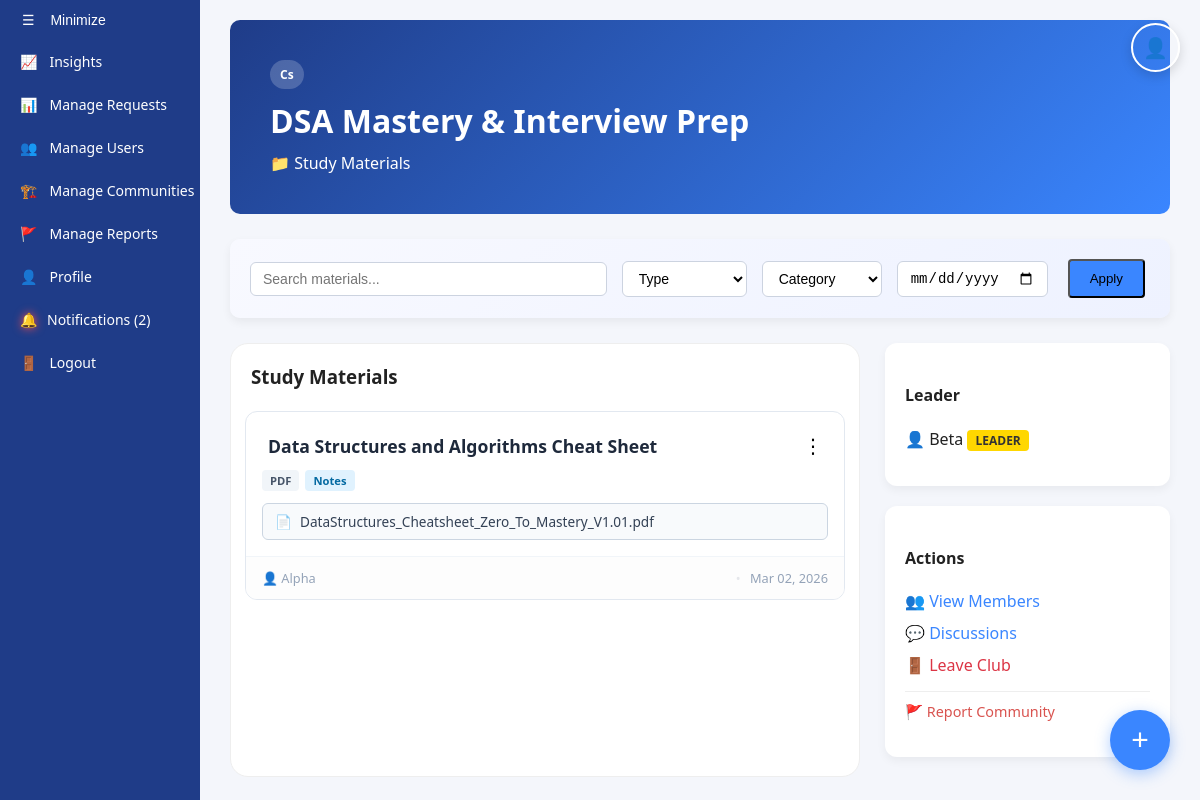
The page /views/studyMaterials.php?id=26 (signed in) on the database its author committed.
### tables this page shows
CREATE TABLE `communities` (
  `id` int(11) NOT NULL,
  `leader_name` varchar(100) NOT NULL,
  `leader_email` varchar(100) NOT NULL,
  `community_name` varchar(100) NOT NULL,
  `type` enum('club','study_group') NOT NULL,
  `category` varchar(50) NOT NULL,
  `description` text NOT NULL,
  `profile_pic` varchar(255) DEFAULT NULL,
  `purpose` text NOT NULL,
  `disband_reason` text DEFAULT NULL,
  `appeal` text DEFAULT NULL,
  `status` enum('pending','approved','rejected','disband_pending') NOT NULL DEFAULT 'pending',
  `created_at` timestamp NOT NULL DEFAULT current_timestamp(),
  `pending_leader` varchar(100) DEFAULT NULL
);

CREATE TABLE `studymaterial` (
  `id` int(11) NOT NULL,
  `community_id` int(11) NOT NULL,
  `title` varchar(255) NOT NULL,
  `description` text DEFAULT NULL,
  `type` enum('pdf','doc','ppt','video','image','other') DEFAULT 'other',
  `category` enum('notes','assignment','lecture','reference','exam','other') DEFAULT 'other',
  `original_name` varchar(255) DEFAULT NULL,
  `file_path` varchar(500) DEFAULT NULL,
  `uploaded_by` varchar(255) DEFAULT NULL,
  `uploaded_at` timestamp NOT NULL DEFAULT current_timestamp(),
  `status` enum('pending','approved','rejected') DEFAULT 'approved'
);

CREATE TABLE `users` (
  `id` int(11) NOT NULL,
  `fullname` varchar(100) NOT NULL,
  `email` varchar(100) NOT NULL,
  `google_id` varchar(255) DEFAULT NULL,
  `password` varchar(255) NOT NULL,
  `role` enum('user','admin') NOT NULL DEFAULT 'user',
  `created_at` timestamp NOT NULL DEFAULT current_timestamp(),
  `last_activity` datetime DEFAULT current_timestamp(),
  `ban_until` datetime DEFAULT NULL
);

### views/studyMaterials.php (the view, shortened to what this page needs)
<?php
include('../includes/db.php');
$user_email = $_SESSION['user'];
$club_id = isset($_GET['id']) ? (int)$_GET['id'] : 0;
$check_sql = "SELECT c.*,
             (SELECT COUNT(*) FROM members m WHERE m.community_id = c.id AND m.user_email = ?) as is_member
             FROM communities c
             WHERE c.id = ? AND c.status IN ('approved', 'disband_pending')";
$stmt = mysqli_prepare($conn, $check_sql);
mysqli_stmt_bind_param($stmt, "si", $user_email, $club_id);
mysqli_stmt_execute($stmt);
$check_res = mysqli_stmt_get_result($stmt);
$club = mysqli_fetch_assoc($check_res);
$is_leader = ($club['leader_email'] === $user_email);
$has_status = false;
$check_col = mysqli_query($conn, "SHOW COLUMNS FROM studymaterial LIKE 'status'");
if ($check_col && mysqli_num_rows($check_col) > 0) {
    $has_status = true;
}
$materials_sql = "SELECT sm.*, u.fullname AS uploader_name"
                  . ($has_status ? ", sm.status" : "") . "\n"
                  . "                  FROM studymaterial sm\n"
                  . "                  LEFT JOIN users u ON u.email = sm.uploaded_by\n"
                  . "                  WHERE sm.community_id = ?";
$params = [$club_id];
$types = "i";
$materials_sql .= " ";
if ($has_status) {
    $materials_sql .= " AND sm.status = 'approved'";
}
$materials_sql .= " ORDER BY sm.uploaded_at DESC";
$materials_stmt = mysqli_prepare($conn, $materials_sql);
$materials = false;
if ($materials_stmt) {
    mysqli_stmt_bind_param($materials_stmt, $types, ...$params);
    mysqli_stmt_execute($materials_stmt);
    $materials = mysqli_stmt_get_result($materials_stmt);
}
?>
<!DOCTYPE html>
<html lang="en">
<head>
    <link rel="stylesheet" href="../assets/css/tab_system.css?v=<?php echo time(); ?>">
    <link rel="stylesheet" href="../assets/css/studyMaterials.css?v=<?php echo time(); ?>">
    <link rel="stylesheet" href="../assets/css/club_dashboard.css?v=<?php echo time(); ?>">
    <link rel="stylesheet" href="../assets/css/toast.css?v=<?php echo time(); ?>">
</head>
<body>
<?php include '../includes/navbar.php' ?>
<div class="main-content" id="main">
    <div class="club-banner">
        <div style="display:flex; justify-content:space-between; align-items:flex-start; gap: 12px;">
            <div>
                <div class="sm-badge"><?php echo ucfirst($club['category']); ?></div>
                <h1 style="margin: 10px 0;"><?php echo htmlspecialchars($club['community_name']); ?></h1>
                <p style="margin: 0;">📁 Study Materials</p>
            </div>
        </div>
    </div>
    <?php include '../includes/filter_component.php'; ?>
    <div class="dashboard-grid">
        <div class="sm-card">
            <div class="sm-card-header">
                <h3>Study Materials</h3>
            </div>
            <?php
                $combined = [];
                if ($materials && mysqli_num_rows($materials) > 0) {
                    while ($row = mysqli_fetch_assoc($materials)) {
                        $row['source'] = 'studymaterial';
                        $combined[] = $row;
                    }
                }
                usort($combined, function($a, $b){
                    $ta = strtotime($a['uploaded_at'] ?? 0);
                    $tb = strtotime($b['uploaded_at'] ?? 0);
                    return $tb <=> $ta;
                });
                if (count($combined) > 0):
            ?>
                <div class="sm-card-grid">
                    <?php foreach($combined as $m):
                    ?>
                        <div class="sm-material-card" id="material_<?php echo $m['id']; ?>">
                            <div class="sm-card-body">
                                <div class="sm-card-header">
                                    <div class="sm-options" style="float: right;">
                                        <button class="sm-dots-btn" onclick="toggleMenu(event, <?php echo $m['id']; ?>)">⋮</button>
                                    </div>
                                    <h3 class="sm-title"><?php echo htmlspecialchars($m['title']); ?></h3>
                                    <div class="sm-badges">
                                        <span class="sm-badge-type">
                                            <?php echo strtoupper(htmlspecialchars($m['type'] ?? 'other')); ?>
                                        </span>
                                        <span class="sm-badge-category">
                                            <?php echo ucfirst(htmlspecialchars($m['category'] ?? 'other')); ?>
                                        </span>
                                    </div>
                                </div>
                                <div class="sm-file-section">
                                    <?php if (!empty($m['file_path'])): ?>
                                        <a class="sm-download-btn" href="<?php echo htmlspecialchars($m['file_path']); ?>" target="_blank">
                                            <span class="icon">📄</span>
                                            <?php echo htmlspecialchars($m['original_name'] ?: 'View Material'); ?>
                                        </a>
                                    <?php else: ?>
                                        <span class="sm-muted">No file available</span>
                                    <?php endif; ?>
                                </div>
                            </div>
                            <div class="sm-card-footer">
                                <div class="sm-uploader">
                                    <span class="user-icon">👤</span>
                                    <?php echo htmlspecialchars($m['uploader_name'] ?? 'Unknown'); ?>
                                </div>
                                <div class="sm-date">
                                    <?php echo date('M d, Y', strtotime($m['uploaded_at'])); ?>
                                </div>
                            </div>
                        </div>
                    <?php endforeach; ?>
                </div>
            <?php else: ?>
                <p class="sm-empty">No study materials shared yet.</p>
            <?php endif; ?>
        </div>
        <div class="club-sidebar">
            <div class="feed-card">
                <h4>Leader</h4>
                <p>👤 <?php echo htmlspecialchars($club['leader_name']); ?> <span class="leader-badge">LEADER</span></p>
            </div>
            <div class="feed-card">
                <h4>Actions</h4>
                <ul style="list-style: none; padding: 0;">
                    <li style="margin-bottom: 10px;"><a href="../views/members_list.php?id=<?php echo $club_id; ?>" style="text-decoration: none; color: #3a86ff;">👥 View Members</a></li>
                    <li style="margin-bottom: 10px;"><a href="../views/club_dashboard.php?id=<?php echo $club_id; ?>" style="text-decoration: none; color: #3a86ff;">💬 Discussions</a></li>
                    <?php if(!$is_leader): ?>
                        <li>
                            <a href="javascript:void(0)"
                               style="text-decoration: none; color: #dc3545;"
                               onclick="openLeaveModal()">
                               🚪 Leave Club
                            </a>
                        </li>
                    <?php endif; ?>
                    <li style="margin-top: 15px; padding-top: 10px; border-top: 1px solid #eee;"><a href="javascript:void(0)" onclick="openReportModal('<?php echo $club_id; ?>', 'community')" style="text-decoration: none; color: #d9534f; font-size: 0.9rem; display: flex; align-items: center; gap: 5px;">🚩 Report Community</a> </li>
                </ul>
            </div>
        </div>
    </div>
<button class="fab" onclick="openPostModal()">+</button>
</div>
</body>
</html>

### assets/css/studyMaterials.css (style rules this page uses)
.sm-badge { display: inline-block; padding: 6px 10px; border-radius: 999px; background: rgba(255, 255, 255, 0.2); font-weight: 600; font-size: 12px; }
.sm-card { background: white; border: 1px solid #eee; border-radius: 18px; padding: 14px; }
.sm-card-header h3 { margin: 6px 6px 12px; display: flex; }
.sm-card-grid { display: grid; grid-template-columns: repeat(auto-fill, minmax(600px, 1fr)); gap: 20px; padding: 10px 0; }
.sm-material-card { background: #fff; border-radius: 12px; border: 1px solid #e2e8f0; display: flex; flex-direction: column; transition: transform 0.2s, box-shadow 0.2s; overflow: hidden; }
.sm-card-body { padding: 16px; flex-grow: 1; }
.sm-title { margin: 0 0 8px 0; font-size: 1.1rem; color: #1e293b; }
.sm-badges { display: flex; gap: 6px; margin-bottom: 12px; }
.sm-badge-type, .sm-badge-category { font-size: 0.7rem; padding: 3px 8px; border-radius: 4px; font-weight: 600; }
.sm-badge-type { background: #f1f5f9; color: #475569; }
.sm-badge-category { background: #e0f2fe; color: #0369a1; }
.sm-download-btn { display: inline-flex; align-items: center; gap: 8px; background: #f8fafc; border: 1px solid #cbd5e1; padding: 8px 12px; border-radius: 6px; text-decoration: none; color: #334155; font-size: 0.85rem; width: 100%; box-sizing: border-box; }
.sm-card-footer { padding: 12px 16px; background: #fdfdfd; border-top: 1px solid #f1f5f9; display: flex; justify-content: space-between; align-items: center; font-size: 0.8rem; color: #94a3b8; }
.sm-date:before { content: '•'; margin: 0 6px; color: #e5e7eb; }
.sm-options { position: relative; }
.sm-dots-btn { background: none; border: none; font-size: 20px; cursor: pointer; padding: 0 5px; }

### assets/css/club_dashboard.css (style rules this page uses)
.club-banner { background: linear-gradient(135deg, #1f3c88 0%, #3a86ff 100%); color: white; padding: 40px; border-radius: 10px; margin: 20px 30px 25px 30px; }
.dashboard-grid { display: grid; grid-template-columns: 2fr 1fr; gap: 25px; margin: 20px 30px 25px 30px; }
.feed-card { background: white; padding: 20px; border-radius: 12px; box-shadow: 0 4px 10px rgba(0,0,0,0.05); margin-bottom: 20px; }
.leader-badge { background: #ffd700; color: #333; padding: 2px 8px; border-radius: 4px; font-size: 12px; font-weight: bold; }

### assets/css/global.css (style rules this page uses)
:root { --primary-blue: #1f3c88; --accent-blue: #3a86ff; --bg-light: #f4f6fb; --text-dark: #222; --white: #ffffff; --shadow: 0 4px 12px rgba(0,0,0,0.05); --primary: #1f3c88; --accent: #3a86ff; --text-main: #2d3436; --text-light: #636e72; }
body { margin: 0; font-family: 'Segoe UI', Arial, sans-serif; background: var(--bg-light); color: var(--text-dark); }
.fab { position: fixed; bottom: 30px; right: 30px; width: 60px; height: 60px; background-color: #3a86ff; color: white; border-radius: 50%; border: none; font-size: 30px; cursor: pointer; box-shadow: 0 4px 15px rgba(58, 134, 255, 0.4); z-index: 1000; transition: transform 0.2s, background-color 0.2s; }
.main-content { margin-left: 200px; transition: margin-left 0.3s ease; }

### rows shown on the page
communities: category "Cs", community_name "DSA Mastery & Interview Prep", leader_name "Beta"
studymaterial: title "Data Structures and Algorithms Cheat Sheet", type "PDF", category "Notes", original_name "DataStructures_Cheatsheet_Zero_To_Mastery_V1.01.pdf", users.fullname "Alpha", uploaded_at "Mar 02, 2026"

### other values the page prints
$unread_count "2"
form field type "Type"
form field category "Category"
